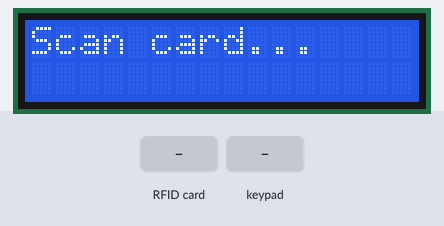
Bench run of a sketch on a simulated Arduino Uno, built with avr-gcc and run on an emulated ATmega328P. Shown: 16×2 character LCD. The inputs (shaded band) are chosen by the test bench. What the sketch prints to the serial monitor is not drawn.

Above: at 1.3 s.
1.4 s: RFID card A2 0D F5 33 held to the reader
At 2.9 s:
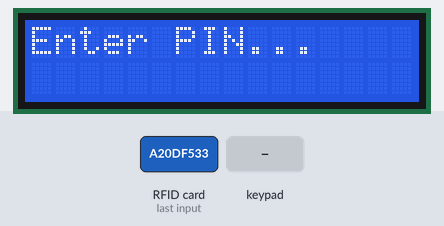
3.9 s: key '*' pressed
At 4.9 s:
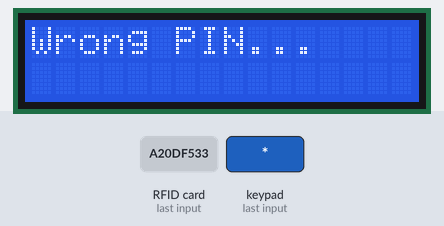
6.4 s: keypad keys 9 9 9 9 pressed 1.5 s apart
At 14.1 s:
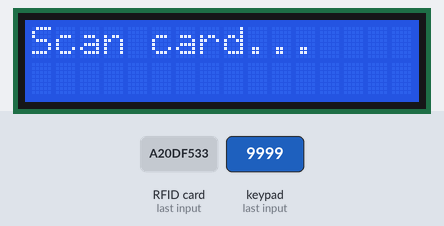
14.4 s: RFID card 5E 7A 19 C4 held to the reader
At 15.7 s:
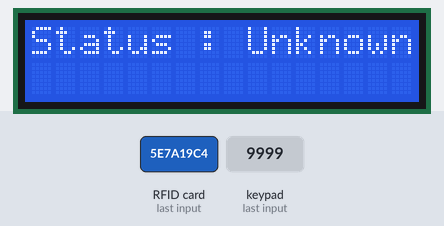
18.5 s: RFID card 29 1C CF 59 held to the reader
At 19.4 s:
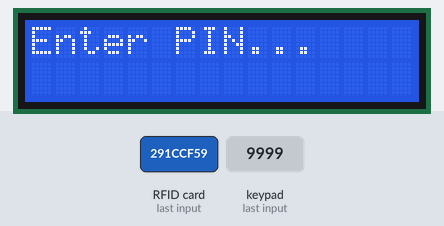
21.0 s: keypad keys 1 2 3 4 * pressed 1.5 s apart
At 27.9 s:
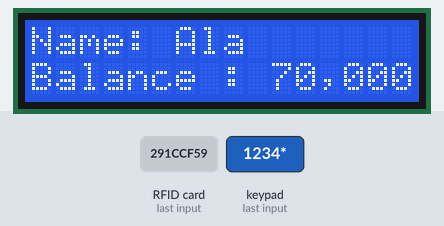
Timing chart, 0 to 29.4 s (numbered marks = the images above; inputs shaded):
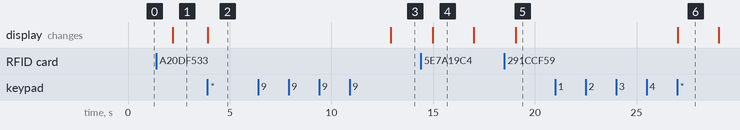

Measured:
- after the input at 1.4 s, the display: changes after 0.80 s (image 1)
- after the input at 3.9 s, the display: changes at once (image 2)
- after the input at 6.4 s, the display: changes after 6.5 s (image 3)
- after the input at 14.4 s, the display: changes after 0.59 s (image 4)
- after the input at 18.5 s, the display: changes after 0.57 s (image 5)
- after the input at 21.0 s, the display: changes after 6.0 s (image 6)
- what the display in image 4 shows lasts 2.0 s, from 15.0 s to 17.0 s

The sketch:

New_Bank_Balance.ino
```cpp
#include <Password.h> //http://www.arduino.cc/playground/uploads/Code/Password.zip
#include <Keypad.h> //http://www.arduino.cc/playground/uploads/Code/Keypad.zip
#include <Wire.h>
#include <LiquidCrystal_I2C.h>
#include <SPI.h>
#include <MFRC522.h>

#define SS_PIN 10
#define RST_PIN 9

Password password = Password("9999");

const byte ROWS = 4; // Four rows
const byte COLS = 3; //  columns
// Define the Keymap
char keys[ROWS][COLS] = {
  {'1','2','3'},
  {'4','5','6'},
  {'7','8','9'},
  {'*','0','#'}
};

byte rowPins[ROWS] = { 5,4,3,2 };// Connect keypad ROW0, ROW1, ROW2 and ROW3 to these Arduino pins.
byte colPins[COLS] = { 8,7,6 };// Connect keypad COL0, COL1 and COL2 to these Arduino pins.


// Create the Keypad
Keypad keypad = Keypad( makeKeymap(keys), rowPins, colPins, ROWS, COLS );


// Set the LCD address to 0x27 for a 16 chars and 2 line display
LiquidCrystal_I2C lcd(0x27, 16,2);


MFRC522 mfrc522(SS_PIN, RST_PIN);  // Create MFRC522 instance.

int readsuccess;
byte readcard[4];
char str[32] = "";
String StrUID;

void setup() {
  Serial.begin(9600); // Initialize serial communications with the PC
  lcd.begin();
  SPI.begin();      // Init SPI bus
  mfrc522.PCD_Init(); // Init MFRC522 card

  lcd.clear();
  lcd.setCursor(0,0);

  lcd.print("Scan card...");
  keypad.addEventListener(keypadEvent); //add an event listener for this keypad
}
// --------------------------------------------------------------------
void loop() {
  readsuccess = getid();

  if(readsuccess){

    if (StrUID=="A20DF533") {
      password = Password( "5432" );
      ScanPIN();
    }
    else if(StrUID == "291CCF59"){
      password = Password( "1234" );
      ScanPIN();
    }

    else {
      lcd.clear();
      lcd.setCursor(0,0);
      lcd.print("Status : Unknown");
    }
  }

  delay(2000);
  lcd.clear();
  lcd.setCursor(0,0);
  lcd.print("Scan card...");
}
// --------------------------------------------------------------------
int getid(){
  if(!mfrc522.PICC_IsNewCardPresent()){
    return 0;
  }
  if(!mfrc522.PICC_ReadCardSerial()){
    return 0;
  }

  for(int i=0;i<4;i++){
    readcard[i]=mfrc522.uid.uidByte[i]; //storing the UID of the tag in readcard
    array_to_string(readcard, 4, str);
    StrUID = str;
  }
  mfrc522.PICC_HaltA();
  return 1;
}
// --------------------------------------------------------------------
void array_to_string(byte array[], unsigned int len, char buffer[])
{
    for (unsigned int i = 0; i < len; i++)
    {
        byte nib1 = (array[i] >> 4) & 0x0F;
        byte nib2 = (array[i] >> 0) & 0x0F;
        buffer[i*2+0] = nib1  < 0xA ? '0' + nib1  : 'A' + nib1  - 0xA;
        buffer[i*2+1] = nib2  < 0xA ? '0' + nib2  : 'A' + nib2  - 0xA;
    }
    buffer[len*2] = '\0';
}

// ----------------------------------------------------------------------
//take care of some special events
void keypadEvent(KeypadEvent eKey){
  switch (keypad.getState()){
    case PRESSED:
  Serial.print("Pressed: ");
  Serial.println(eKey);
  switch (eKey){
    case '*': checkPassword(); break;
    case '#': ScanPIN(); break;
    default: password.append(eKey);
     }
  }
}

void checkPassword(){
  if (password.evaluate()){
    Serial.println("Success...");

    if (StrUID=="A20DF533") {
      lcd.clear();
      lcd.setCursor(0,0);
      lcd.print("Name: Ezzel");
      lcd.setCursor(0,1);
      lcd.print("Balance : 35,000");
    }
    else  if(StrUID == "291CCF59"){
      lcd.clear();
      lcd.setCursor(0,0);
      lcd.print("Name: Ala");
      lcd.setCursor(0,1);
      lcd.print("Balance : 70,000");
    }

  }else{
    Serial.println("Fail...");
    lcd.clear();
    lcd.setCursor(0,0);
    lcd.print("Wrong PIN...");

  }
}

void ScanPIN(){
  password.reset();
  lcd.clear();
  lcd.setCursor(0,0);
  lcd.print("Enter PIN...");

  keypad.waitForKey();// Read the key pin 1
  keypad.waitForKey();// Read the key pin 2
  keypad.waitForKey();// Read the key pin 3
  keypad.waitForKey();// Read the key pin 4
  keypad.waitForKey();// Read the key pin 4
}
```
